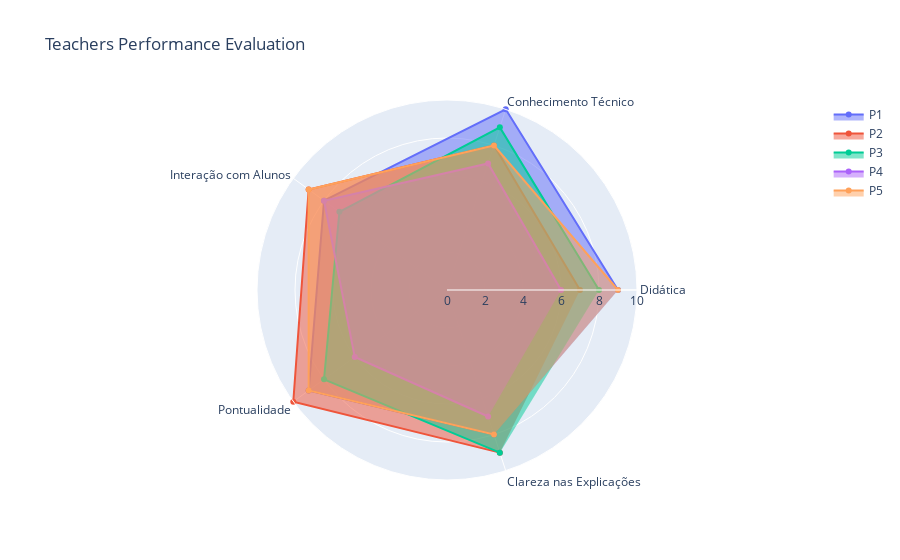

Here is the notebook cell this chart was saved with:
### Markdown cell above
#### 3.9.1. TEACHERS PERFORMANCE

### Code cell
CATEGORIES = ['Didática', 'Conhecimento Técnico', 'Interação com Alunos', 'Pontualidade', 'Clareza nas Explicações']
TEACHER = 'Professor'
FILL = 'toself'
TITLE = 'Teachers Performance Evaluation'
VISIBLE = True
RANGE = [0, 10]
SHOW_LEGEND = True

fig = go.Figure()

for i, line in df.iterrows():
    fig.add_trace(
        go.Scatterpolar(
            r=[line[cat] for cat in CATEGORIES],
            theta=CATEGORIES,
            fill=FILL,
            name=line[TEACHER]
        )
    )

fig.update_layout(
    title=TITLE,
    polar=dict(radialaxis=dict(visible=VISIBLE, range=RANGE)),
    showlegend=SHOW_LEGEND,
)
fig.show()

# ============================================================
# HEAT MAP OF AVERAGE STATISFACTION BY DEPARTMENT AND BY YEAR
# ============================================================

PIVOT_INDEX = 'Departamento'
PIVOT_COLUMNS = 'Ano'
PIVOT_VALUES = 'Satisfação Média'
ANNOTATION = True
COLOR_MAP = 'YlOrBr'
FORMAT = '.2f'
TITLE = 'Average Student Satisfaction by Department and by Year'
XLABEL = 'Ano'
YLABEL = 'Departamento'

satisfaction = df.pivot(index=PIVOT_INDEX, columns=PIVOT_COLUMNS, values=PIVOT_VALUES)

plt.figure(figsize=FIGSIZE)
sns.heatmap(data=satisfaction, annot=ANNOTATION, cmap=COLOR_MAP, fmt=FORMAT)
plt.title(label=TITLE)
plt.xlabel(xlabel=XLABEL)
plt.ylabel(ylabel=YLABEL)
plt.show()

### Figure 1 — Plotly figure (JSON) as saved in the notebook; plotly's stock layout.template omitted (floating-point values rounded to 4 significant figures)
{"data": [{"fill": "toself", "name": "P1", "r": [9, 10, 8, 9, 8], "theta": ["Didática", "Conhecimento Técnico", "Interação com Alunos", "Pontualidade", "Clareza nas Explicações"], "type": "scatterpolar"}, {"fill": "toself", "name": "P2", "r": [7, 8, 9, 10, 9], "theta": ["Didática", "Conhecimento Técnico", "Interação com Alunos", "Pontualidade", "Clareza nas Explicações"], "type": "scatterpolar"}, {"fill": "toself", "name": "P3", "r": [8, 9, 7, 8, 9], "theta": ["Didática", "Conhecimento Técnico", "Interação com Alunos", "Pontualidade", "Clareza nas Explicações"], "type": "scatterpolar"}, {"fill": "toself", "name": "P4", "r": [6, 7, 8, 6, 7], "theta": ["Didática", "Conhecimento Técnico", "Interação com Alunos", "Pontualidade", "Clareza nas Explicações"], "type": "scatterpolar"}, {"fill": "toself", "name": "P5", "r": [9, 8, 9, 9, 8], "theta": ["Didática", "Conhecimento Técnico", "Interação com Alunos", "Pontualidade", "Clareza nas Explicações"], "type": "scatterpolar"}], "layout": {"polar": {"radialaxis": {"visible": true, "range": [0, 10]}}, "title": {"text": "Teachers Performance Evaluation"}, "showlegend": true}}
